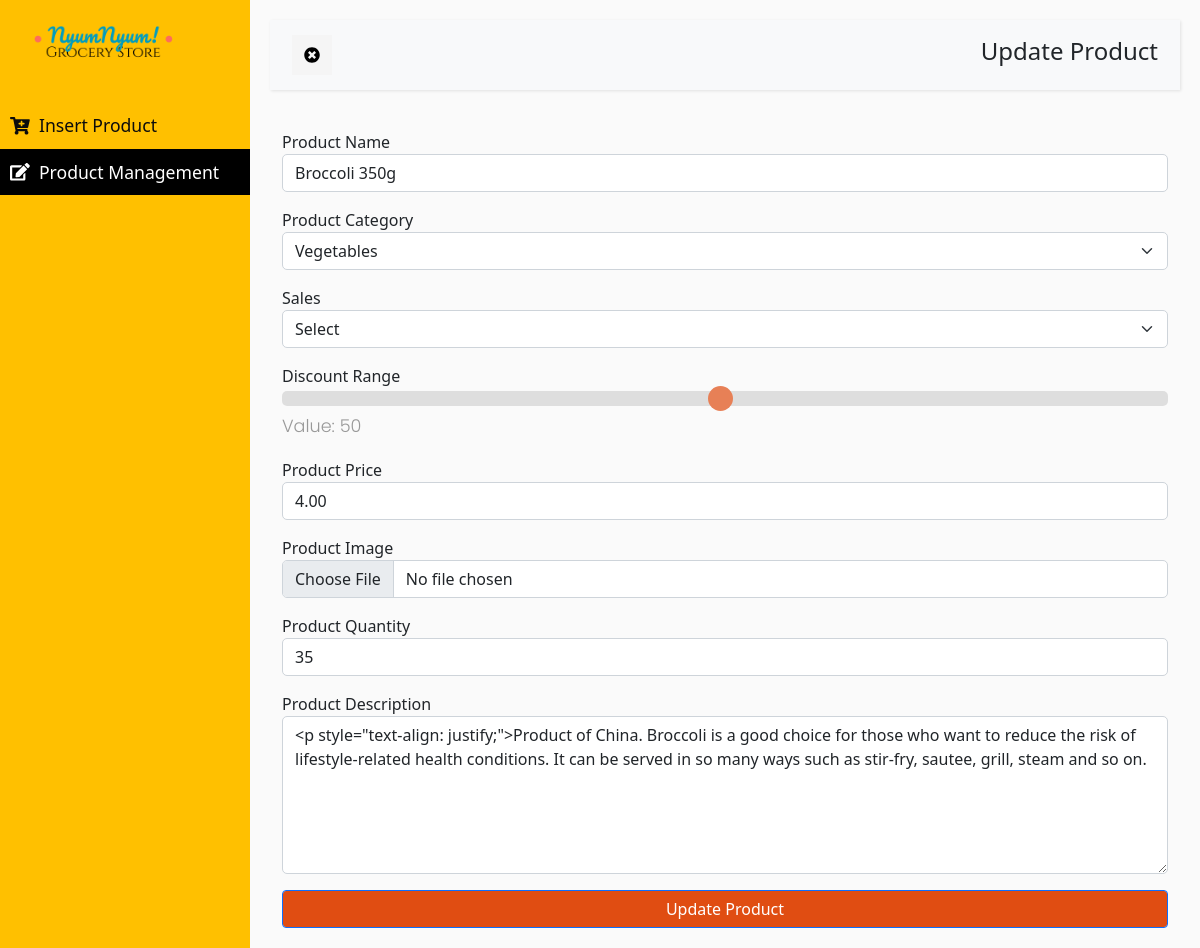
/admin_area/editInside.php?product_id=77, run on the app's committed database.
### tables this page shows
CREATE TABLE `product` (
  `product_id` int(10) NOT NULL,
  `p_cat_id` int(11) NOT NULL,
  `date` timestamp NOT NULL DEFAULT current_timestamp(),
  `product_name` text NOT NULL,
  `sale` varchar(255) NOT NULL,
  `percentage` varchar(255) NOT NULL,
  `product_price` float(10,2) NOT NULL,
  `product_img` varchar(255) NOT NULL,
  `product_quantity` int(10) NOT NULL,
  `product_desc` text NOT NULL
);

### admin_area/editInside.php (the view, shortened to what this page needs)
<?php
include("../includes/db.php")
?>
<!DOCTYPE html>
<html>
<head>
    <link href="https://cdn.jsdelivr.net/npm/bootstrap@5.0.0-beta3/dist/css/bootstrap.min.css" rel="stylesheet">
    <link rel="stylesheet" href="admin.css?v=<?php echo time();?>">
</head>
<body>
    <div class="wrapper">
        <nav id="sidebar">
            <div class="sidebar-header">
            <a href="../src/index.php"><img src="../img/nyumnyumlogo.png" alt="logo" width="150" class="mx-2"></a>
            </div>
            <ul class="list-unstyled components">
                <li>
                    <a href="admin.php" class="text">
                        <i class="fas fa-cart-plus"></i>&nbsp&nbspInsert Product</a>
                </li>
                <li class="active">
                    <a href="edit.php">
                        <i class="fas fa-edit"></i>&nbsp&nbspProduct Management</a>
                </li>
            </ul>
        </nav>
        <div id="content">
            <nav class="navbar navbar-expand-lg navbar-light bg-light">
                <div class="container-fluid">
                    <button type="button" id="sidebarCollapse" class="navbar-btn">
                        <i class="fas fa-times-circle"></i>
                    </button>
                    <h4 class="align-items-center">Update Product</h4>
                </div>
            </nav>
            <div class="container">
                <form method="post" enctype="multipart/form-data">
                <?php
                    if(isset($_GET['product_id'])){
                        $product_id = $_GET['product_id'];
                    }
                    $query = "SELECT * FROM product where product_id='$product_id'";
                    $run_query = mysqli_query($con,$query);
                    $row_product = mysqli_fetch_array($run_query);
                    $product_name = $row_product['product_name'];
                    $p_cat_id1 = $row_product['p_cat_id'];
                    $sale = $row_product['sale'];
                    $percentage = $row_product['percentage'];
                    $product_price = $row_product['product_price'];
                    $product_img1 = $row_product['product_img'];
                    $product_quantity = $row_product['product_quantity'];
                    $product_desc = $row_product['product_desc'];
                    $text=str_ireplace('<p>','',$product_desc);
                    $text=str_ireplace('</p>','',$text);
                ?>
                    <div class=" mb-3">
                        <label class="col-auto">Product Name</label>
                        <input name="product_name" type="text" value="<?=$product_name;?>" class="form-control" style="border-radius: 5px 5px 5px 5px;" required>
                    </div>
                    <div class="mb-3">
                        <label class="col-auto">Product Category</label>
                        <select name="product_categories" class="form-select"  style="border-radius: 5px 5px 5px 5px;" aria-label="Default select example">
                            <?php
                                $get_p_cat = "select * from product_categories";
                                $run_p_cat = mysqli_query($con,$get_p_cat);
                                while( $row_cat = mysqli_fetch_array($run_p_cat)){
                                    $p_cat_id = $row_cat['p_cat_id'];
                                    $p_cat_title = $row_cat['p_cat_title'];
                                    if($p_cat_id == $p_cat_id1){
                                        echo "
                                        <option selected value='$p_cat_id1'>$p_cat_title</option>
                                        ";
                                    }
                                    else{
                                        echo "
                                        <option value='$p_cat_id'>$p_cat_title</option>
                                        ";
                                    }
                                }
                            ?>
                        </select>
                    </div>
                    <div class="mb-3">
                        <label class="col-auto">Sales</label>
                        <select onclick="myFunction()" id="sale" name="sale" class="form-select" style="border-radius: 5px 5px 5px 5px;" aria-label="Default select example">
                        <?php
                            if($sale == 2){
                                ?>
                                <option value="">Select</option>
                                <option selected  value="1">Sale</option>
                                <option   value="2">No Sale</option>
                                <?php
                            } else if($sale == 1){
                                ?>
                                <option value="">Select</option>
                                <option selected  value="1">Sale</option>
                                <option  value="2">No Sale</option>
                                <?php
                            } else{
                                ?>
                                <option value="">Select</option>
                                <?php
                            }
                        ?>
                        </select>
                    </div>
                    <?php
                        if($sale == 1){
                            ?>
                        <div class="mb-3" id="myDIV" style="display:block;">
                            <label class="col-auto">Discount Range</label>
                            <input name="percentage" type="range" min="1" max="100" value="<?=$percentage;?>" class="slider" id="myRange">
                            <p>Value: <span id="demo"></span></p>
                        </div>
                            <?php
                        } else{
                            ?>
                            <div class="mb-3" id="myDIV" style="display:block;">
                                <label class="col-auto">Discount Range</label>
                                <input name="percentage" type="range" min="1" max="100" value="50" class="slider" id="myRange">
                                <p>Value: <span id="demo"></span></p>
                            </div>
                            <?php
                        }
                    ?>
                    <div class="mb-3">
                        <label class="col-auto">Product Price</label>
                        <input name=" product_price" type="text" class="form-control" value="<?=$product_price;?>" style="border-radius: 5px 5px 5px 5px;" required>
                    </div>
                    <div class="mb-3">
                        <label class="col-auto">Product Image</label>
                        <input name="product_img" type="file" class="form-control" value="<?=$product_img1;?>" style="border-radius: 5px 5px 5px 5px;">
                    </div>
                    <div class="mb-3">
                        <label class="col-auto">Product Quantity</label>
                        <input name="product_stock" type="text" class="form-control" value="<?=$product_quantity;?>" style="border-radius: 5px 5px 5px 5px;" required>
                    </div>
                    <div class="mb-3">
                        <label class="col-auto">Product Description</label>
                        <textarea name="product_desc" cols="19" rows="6" class="form-control" style="border-radius: 5px 5px 5px 5px;"><?=$text;?></textarea>
                    </div>
                    <input name="submit3"  value="Update Product" type="submit" class="btn btn-primary form-control third">
                </form>
            </div>
        </div>
    </div>
</body>
</html>
</html>

### admin_area/admin.css (style rules this page uses)
body { background: #fafafa; }
p { font-family: 'Poppins', sans-serif; font-size: 1.1em; font-weight: 300; line-height: 1.7em; color: #999; }
a, a:hover, a:focus { color: inherit; text-decoration: none; transition: all 0.3s; }
.navbar { padding: 15px 10px; background: #fff; border: none; border-radius: 0; margin-bottom: 40px; box-shadow: 1px 1px 3px rgba(0, 0, 0, 0.1); }
.navbar-btn { box-shadow: none; outline: none !important; border: none; }
.wrapper { display: flex; width: 100%; align-items: stretch; perspective: 1500px; }
#sidebar { min-width: 250px; max-width: 250px; background: #ffc000; color: rgb(12, 12, 12); transition: all 0.6s cubic-bezier(0.945, 0.020, 0.270, 0.665); transform-origin: bottom left; }
#sidebar .sidebar-header { padding: 20px; background: #ffc000; }
#sidebar ul.components { padding: 20px 0; }
#sidebar ul li a { padding: 10px; font-size: 1.1em; display: block; list-style-type: none; }
#sidebar ul li.active>a, a[aria-expanded="true"] { color: #fff; background: black; }
#content { width: 100%; padding: 20px; min-height: 100vh; transition: all 0.3s; }
#sidebarCollapse { width: 40px; height: 40px; background: #f5f5f5; cursor: pointer; }
.btn-primary, .btn-primary:visited { background-color: #e04d12 !important; }
.slider { -webkit-appearance: none; width: 100%; height: 15px; border-radius: 5px; background: #d3d3d3; outline: none; opacity: 0.7; -webkit-transition: .2s; transition: opacity .2s; }

### data on the page
product: product_name "Broccoli 350g", product_price "4.00", product_stock "35", product_desc "<p style=\"text-align: justify;\">Product of China. Broccoli is a good choice for those who want to reduce the risk of lifestyle-related health conditions. It can be served in so many ways such as stir-fry, sautee, grill, steam and so on."

### other printed values
form field product_categories "Vegetables"
